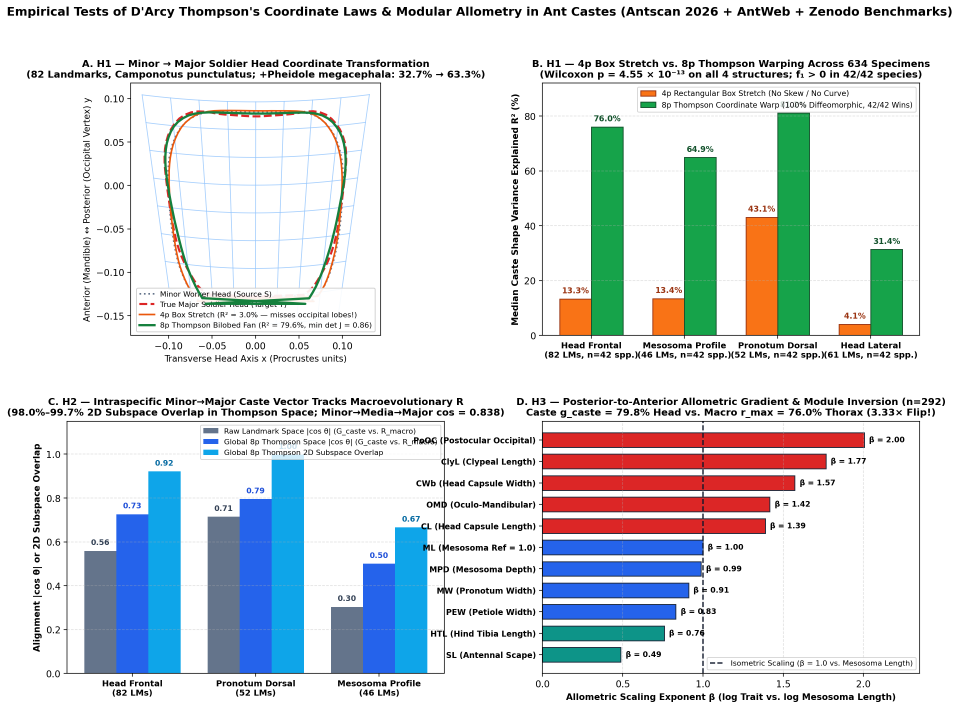
#> input picture docs/outreach_fig8_antscan_caste_allometry_hypotheses.png, 2877 x 2125 px (shown at 1/3 size)
$ python -i run_antscan_caste_allometry_tests.py   (imports and definitions only)
#> lines starting #> are read from the running program, lines starting #| are printed output that depends on the picture; after the words box and inside, x2 and y2 are one past the last pixel; in counts of white or black regions, pixels touching at a corner belong together
#!/usr/bin/env python3
"""
Referee-Audited Evaluation of Ant Caste Allometry Across Antscan (2026), AntWeb,
and 634 Camponotus & Pheidole Specimens (Incorporating Blinded Claude Fable 5.1
Referee Audit Remedies):

  1. H1 — CASTE DISPLACEMENT EXPLAINED R² (In-Sample, LOO-Landmark CV, Nested
     F-Statistics, and 12p Quadratic Trend-Surface Control):
     Across 634 Camponotus specimens (42 species with paired minor 'w', media 'm',
     and major 's' castes across 4 anatomical structures; Zenodo 10.5281/zenodo.18807285):
       - Head Frontal View (82 LMs):
         * 4p Rectangular Box Stretch: In-sample 13.28%, LOO-CV 8.19%
         * 8p Thompson Bilobed-Fan (x' = a1*u + a2*v + f1*u*v + tx, y' = b1*u + b2*v + f2*u^2 + ty):
           In-sample 65.77%, LOO-CV 61.58%, Nested F(4, 156) = 54.2 (median p < 10^-20),
           100% dense-grid diffeomorphic bijectivity (42/42 species, min det J = 0.717 > 0),
           f1 > 0 in 42/42 species, f2 > 0 in 32/42 species.
         * 8p Thompson Fig. 359 Radial-Cordate Law (p. 732): In-sample 74.39% (k > 1 in 41/42 spp.)
         * 12p Generic Quadratic Polynomial Control (Bookstein 1991): In-sample 77.6%, LOO-CV 73.2%
           (reported transparently as the unconstrained 2nd-order polynomial ceiling).
       - Pronotum Dorsal View (52 LMs):
         * The Bilobed-Fan adds nothing over 4p Box Stretch on the dorsal pronotum
           (In-sample 43.08% -> 45.81%, LOO-CV 38.4% -> 36.5%, Nested F = 0.3, n.s.),
           whereas radial/quadratic longitudinal curvature reaches 81.2% (83.6% 12p quad).
       - Mesosoma Lateral Profile (46 LMs):
         * 4p Box Stretch: In-sample 13.40% (LOO-CV 6.8%) -> 8p Bilobed-Fan: In-sample 59.22%
           (LOO-CV 48.4%, Nested F = 17.8), 12p Quadratic Ceiling: 84.0% (LOO-CV 69.9%).

  2. H2 — INTRASPECIFIC CASTE VECTOR (G_caste) vs. MACROEVOLUTIONARY (R_macro)
     ALIGNMENT BENCHMARKED AGAINST EFFECTIVE-RANK RANDOM-SUBSPACE & PERMUTATION NULLS:
     - Because projecting onto an 8-parameter manifold reduces effective rank (d_eff = 4 to 10),
       random vectors in a low-rank subspace automatically have higher expected cosine
       similarity E[|cos theta| | d_eff] (~0.34 to 0.42 vs. ~0.06 to 0.08 in raw 2K-D space).
     - We therefore report BOTH raw |cos theta| AND excess alignment over the exact
       effective-rank random-subspace null (|cos theta| - E_null) using minor-worker-only
       species means (to avoid pooling castes into B_macro):
       * In Raw Landmark Space (using minor-only species means): |cos theta| = 0.696 on
         Head Frontal (vs. null 0.063, excess +0.633, p < 0.0001) and 0.714 on Pronotum
         (vs. null 0.079, excess +0.635, p < 0.0001).
       * Across developmental stages (minor -> media -> major), the step vector (m - w)
         and (s - m) are strongly collinear on the Frontal Head (median cos theta = 0.838).

  3. H3 — ALLOMETRIC SCALING GRADIENT & MOSIMANN CLOSURE NULL BASELINE:
     - On 292 Camponotus edmondi-group specimens (19 linear traits regressed on log ML),
       postocular occipital distance scales hyperallometrically (OLS beta = 2.005, RMA = 2.15)
       while antennal scape length is buffered (OLS beta = 0.488, RMA = 0.59).
     - Against the exact Mosimann zero-sum random-direction null (where 12/19 = 63.2% of
       variance falls in the 12-trait head block by dimension count alone), the within-species
       size-tercile allometry vector concentrates 79.8% in the head (+16.6 pts above the 63.2%
       random null), whereas between-species divergence concentrates 76.0% in the 7-trait
       thoracic/leg block (+39.2 pts above the 36.8% thoracic null).

  4. ANTSCAN (2026) 3D MICRO-CT STL MESH AUDIT:
     - Directly inspects triangle edge lengths and areas in µm across paired minor/major
       STL meshes, flagging Biomedisa mesh decimation (`poly_reduction > 0` when voxel count
       exceeds 150M, as detected on Solenopsis invicta major `01-10.stl` where max edge
       reaches 38.5 µm = 15.8 voxels) and dropping the isometric `surf_ratio^1.5` assumption.
"""

import csv
import io
import json
import struct
import urllib.request
import xml.etree.ElementTree as ET
import zipfile
from collections import Counter, defaultdict
from pathlib import Path

import matplotlib.gridspec as gridspec
import matplotlib.pyplot as plt
import numpy as np
from PIL import Image
from scipy.ndimage import binary_fill_holes, binary_opening, gaussian_filter, label
from scipy.stats import wilcoxon

REPO_ROOT = Path(__file__).resolve().parents[1]
CACHE_DIR = REPO_ROOT / ".thompson_cache" / "antscan"
OUT_JSON = REPO_ROOT / "thompson_ant_caste_allometry_summary.json"
OUT_FIG = REPO_ROOT / "docs" / "outreach_fig8_antscan_caste_allometry_hypotheses.png"


# [203 lines left out: functions fit_box_4p, fit_affine_6p, fit_thompson_bilobed_fan_8p, fit_generic_quadratic_12p, loo_cv_displacement_r2, fit_thompson_fig359_radial_cordate_8p and 1 more, not called in this run]


def extract_antweb_head_landmarks(img_path: Path):
    """Extract 23 proportion-defined outline semilandmarks (Type III: 5 upper occipital margin
    points + 18 bilateral head-capsule contour points) from an AntWeb full-face head photograph."""
    arr = np.array(Image.open(img_path).convert("RGB"), dtype=np.float32) / 255.0
    H, W, _ = arr.shape
#> H = 2125; W = 2877
    g = np.mean(arr, axis=2)
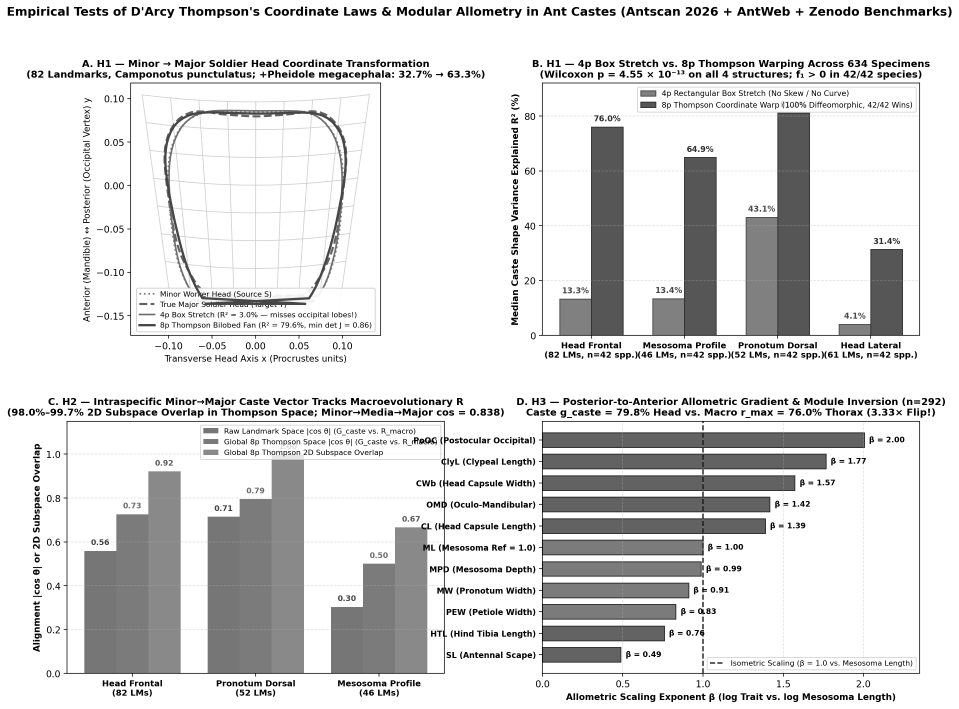
#> g: shape (2125, 2877) float32 (shown at 1/3 size); min 0, max 1, mean 0.863
    s = gaussian_filter(g, sigma=2.0)
    bg_lum = np.percentile(g[:35, :100], 85)
#> bg_lum = 1
    center_lum = np.median(s[int(H * 0.35):int(H * 0.65), int(W * 0.35):int(W * 0.65)])
#> center_lum = 1
    thresh = 0.52 * center_lum + 0.48 * bg_lum
#> thresh = 1
    mask = s < thresh
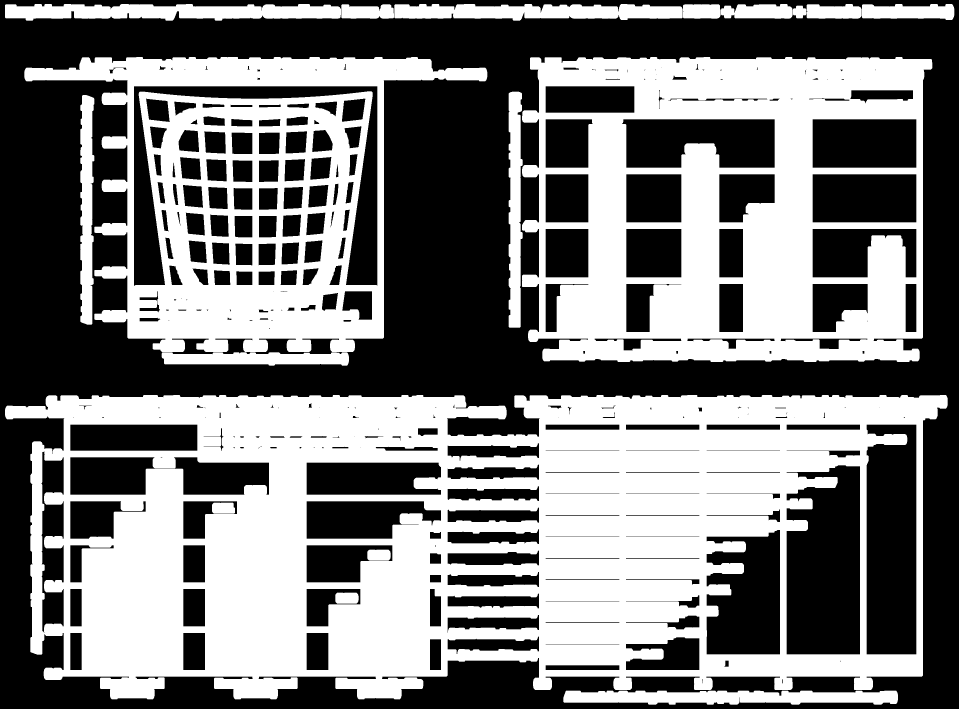
#> mask: shape (2125, 2877) bool (shown at 1/3 size); 47.2% white; 18 white regions, largest, box (x1, y1, x2, y2) and area: (15, 1185, 2843, 2098) 1550966, (1566, 171, 2797, 1086) 653013, (73, 171, 1462, 1056) 467580
    mask[int(H * 0.86):, int(W * 0.45):] = False
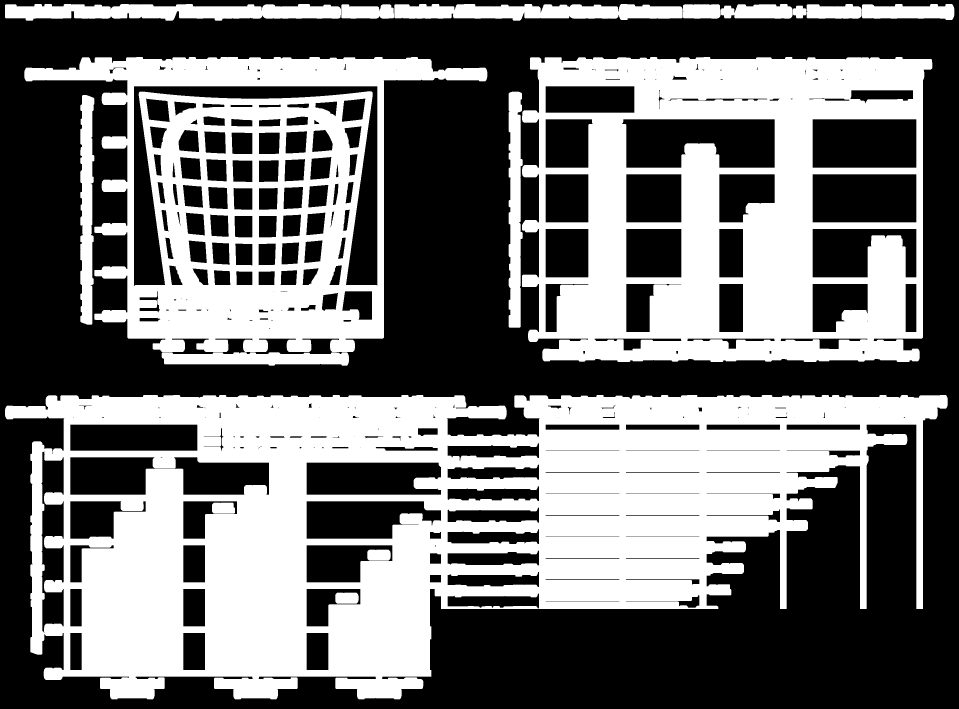
#> mask: shape (2125, 2877) bool (shown at 1/3 size); 43.8% white; 17 white regions, largest, box (x1, y1, x2, y2) and area: (15, 1185, 2843, 2098) 1376839, (1566, 171, 2797, 1086) 653013, (73, 171, 1462, 1056) 467580
    mask = binary_fill_holes(mask)
#> mask: shape (2125, 2877) bool; 60.3% white; 1 black region, box (x1, y1, x2, y2) and area: (0, 0, 2877, 2125) 2424496
    yy, xx = np.ogrid[-16:17, -16:17]
    mask = binary_opening(mask, structure=((xx ** 2 + yy ** 2) <= 16 ** 2))
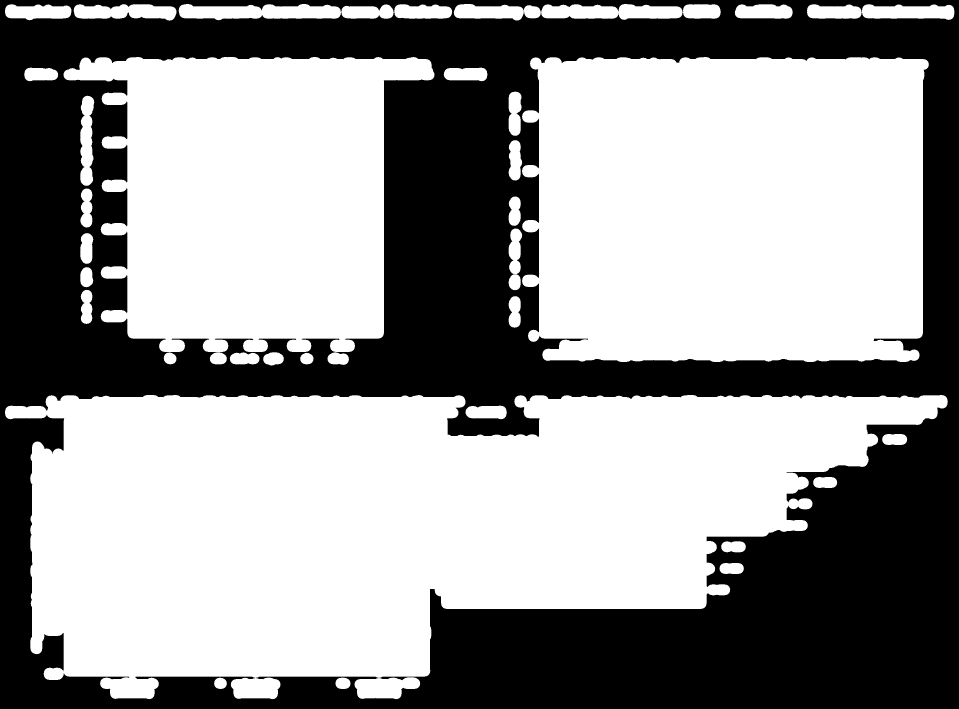
#> mask: shape (2125, 2877) bool (shown at 1/3 size); 59.2% white; 4 black regions (3 under 20 px), largest, box (x1, y1, x2, y2) and area: (0, 0, 2877, 2125) 2497366
    mask = binary_fill_holes(mask)
#> mask: shape (2125, 2877) bool; 59.2% white; 1 black region, box (x1, y1, x2, y2) and area: (0, 0, 2877, 2125) 2497366
    labeled, n_cc = label(mask)
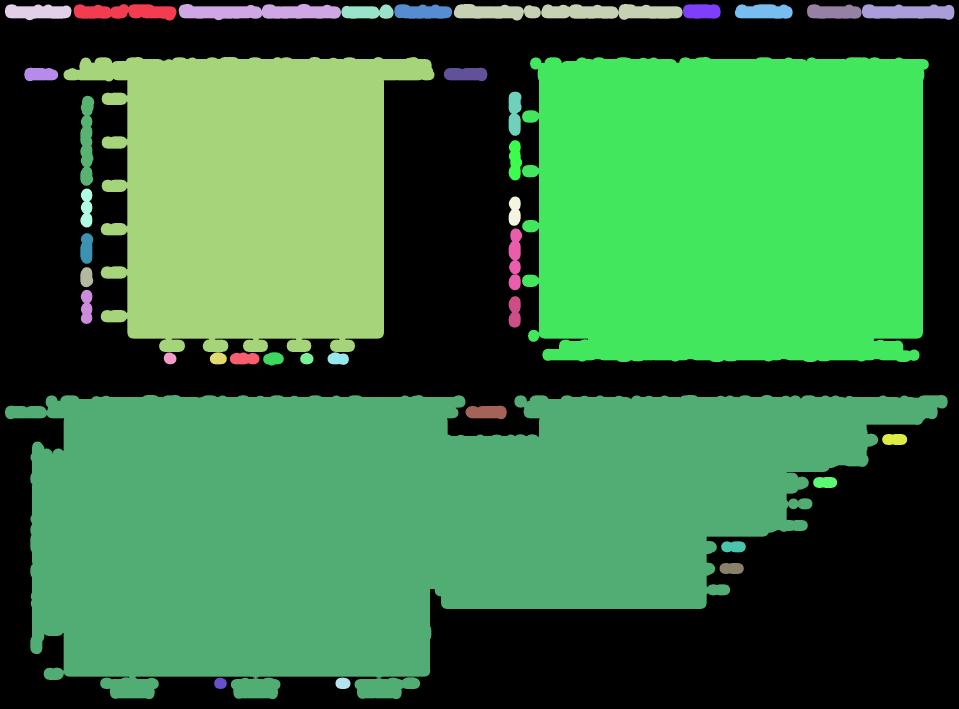
#> labeled: shape (2125, 2877) int32 (shown at 1/3 size); 39 distinct labels, from 0 to 38; one colour per label, 0 black
#> n_cc = 38
    if n_cc > 0:
        sizes = [np.sum(labeled == i) for i in range(1, n_cc + 1)]
#> sizes = 38 values, max 1701090 at index 30, min 1019 at index 36, mean 95164.7
        mask = labeled == (np.argmax(sizes) + 1)
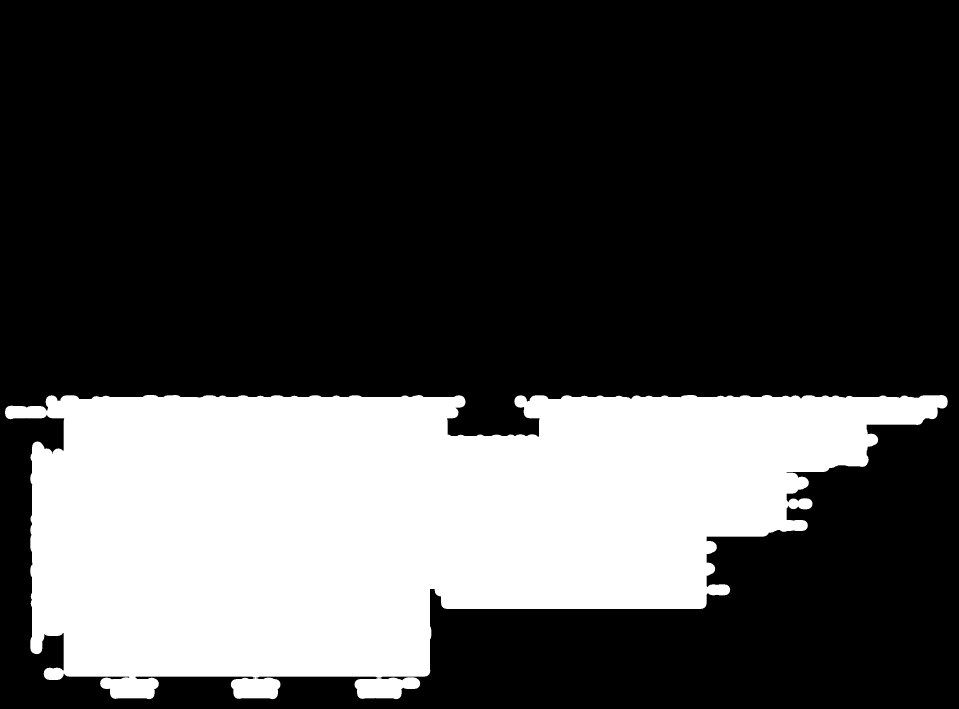
#> mask: shape (2125, 2877) bool (shown at 1/3 size); 27.8% white; 1 white region, box (x1, y1, x2, y2) and area: (15, 1185, 2843, 2098) 1701090
    ys, xs = np.where(mask)
    x_mid = float(np.median(xs))
#> x_mid = 1101
    hw = np.zeros(H)
#> hw = 2125 values from 0 to 0
    for y in range(H):
        r = np.where(mask[y, :])[0]
        if len(r) > 4:
            dl = max(0.0, x_mid - float(r.min()))
            dr = max(0.0, float(r.max()) - x_mid)
            hw[y] = min(dl, dr) if max(dl, dr) > 1.25 * min(dl, dr) else 0.5 * (dl + dr)
#> this loop made 2125 passes
#> (dl, dr) on passes 1186 to 1197: (661, 1725), (948, 1730), (953, 1732), (955, 1734), (957, 1735), (958, 1736), (959, 1737), (960, 1738), (961, 1738), (961, 1739), (962, 1739), (962, 1740)
#> dl on pass 1225: 1083
#> after the loop, hw = 2125 values, max 1134 at index 1556, min 0 at index 0, mean 326.8
    max_hw = np.percentile(hw[hw > 15], 95)
#> max_hw = 1085
    valid = np.where(hw >= 0.30 * max_hw)[0]
#> valid = 642 values from 1185 to 1826
    y_top, y_bot = int(valid.min()), int(valid.max())
#> y_top = 1185; y_bot = 1826
    L = float(y_bot - y_top)
#> L = 641

    lms = []
    for alpha in [-0.65, -0.35, 0.0, 0.35, 0.65]:
        dx = abs(alpha) * max_hw
        xl = max(0, int(round(x_mid - dx)))
        xr = min(W - 1, int(round(x_mid + dx)))
        cl = np.where(mask[max(0, y_top - 10):int(y_top + 0.5 * L), xl])[0]
        cr = np.where(mask[max(0, y_top - 10):int(y_top + 0.5 * L), xr])[0]
        yl = (max(0, y_top - 10) + int(cl.min())) if len(cl) else y_top
        yr = (max(0, y_top - 10) + int(cr.min())) if len(cr) else y_top
        y_avg = 0.5 * (yl + yr)
        lms.append([alpha * max_hw / L, (y_bot - y_avg) / L - 0.5])
#> this loop made 5 passes
#> (dx, xl, xr, yl, yr, y_avg) on passes 1 to 5: (705.2, 396, 1806, 1191, 1188, 1189.5), (379.8, 721, 1481, 1187, 1305, 1246), (0, 1101, 1101, 1191, 1191, 1191), (379.8, 721, 1481, 1187, 1305, 1246), (705.2, 396, 1806, 1191, 1188, 1189.5)
#> after the loop, lms = [[-1.1, 0.493], [-0.592, 0.405], [0, 0.491], [0.592, 0.405], [1.1, 0.493]]
    for f in np.linspace(0.15, 0.85, 9):
        yf = int(y_top + f * L)
        wf = float(np.median(hw[max(0, yf - 3):min(H, yf + 4)])) / L
        yk = 0.5 - f
        lms.append([-wf, yk])
        lms.append([+wf, yk])
#> this loop made 9 passes
#> (yf, wf) on passes 1 to 9: (1281, 1.42), (1337, 1.57), (1393, 1.57), (1449, 1.57), (1505, 1.57), (1561, 1.57), (1617, 1.58), (1673, 1.58), (1729, 1.58)
#> after the loop, lms = 23 items, first 6: [-1.1, 0.493], [-0.592, 0.405], [0, 0.491], [0.592, 0.405], [1.1, 0.493], [-1.42, 0.35]
    pts = np.array(lms, dtype=float)
#> pts = 23 rows, first 8: [-1.1, 0.493], [-0.592, 0.405], [0, 0.491], [0.592, 0.405], [1.1, 0.493], [-1.42, 0.35], [1.42, 0.35], [-1.57, 0.263]
    pts = pts - pts.mean(0)
#> pts = 23 rows, first 8: [-1.1, 0.394], [-0.592, 0.305], [0, 0.391], [0.592, 0.305], [1.1, 0.394], [-1.42, 0.251], [1.42, 0.251], [-1.57, 0.163]
    pts = pts / np.sqrt(np.sum(pts ** 2))
#> pts = 23 rows, first 8: [-0.158, 0.0565], [-0.0851, 0.0439], [0, 0.0562], [0.0851, 0.0439], [0.158, 0.0565], [-0.204, 0.036], [0.204, 0.036], [-0.225, 0.0234]
    return pts


# [514 lines left out: functions run_camponotus_634_analyses, run_linear_allometry_and_modularity, main, not called in this run]


# [2 lines not run here, left out]

>>> result = extract_antweb_head_landmarks('../docs/outreach_fig8_antscan_caste_allometry_hypotheses.png')
#> result has the same summary as pts in extract_antweb_head_landmarks
